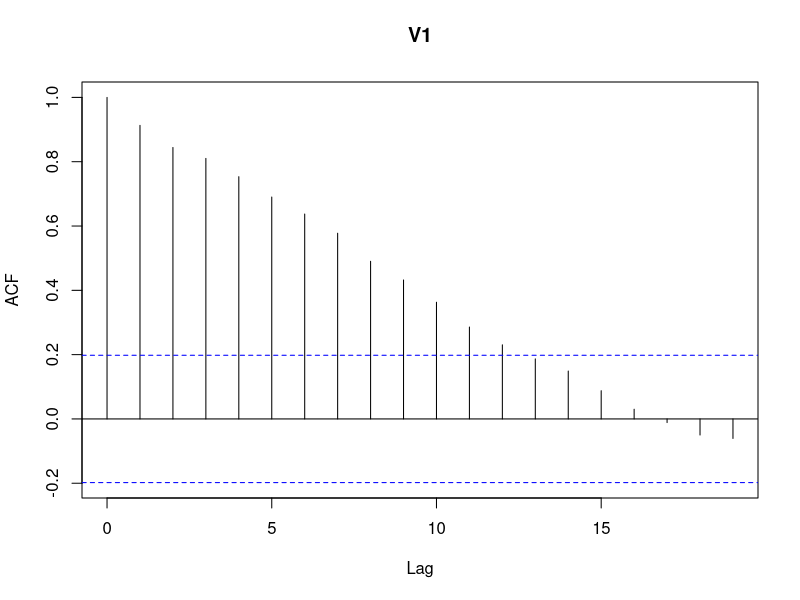

Write the R code that produced this figure. (Note: a time limit stopped this script after it produced the figure.)
## ---- chunk 1
knitr::opts_knit$set(root.dir = 'C:/Users/neide/OneDrive/Documents/TimeSeriesR/Data')
## ---- chunk 2
pop <- read.table("USpop.dat")
pop <- ts(pop, start = 1901)
pop.diff <- diff(pop)*10^(-6)
acf(pop.diff)
## ---- chunk 3
n <- length(pop.diff)
kappa.hat <- pacf(pop.diff,lag=n-1,plot=FALSE)$acf[,,1]
pop.ar1 <- kappa.hat[1]
pop.resids <- pop.diff[2:n] - pop.ar1*pop.diff[1:(n-1)]
pop.resids <- pop.resids - mean(pop.resids)
pop.edf <- sort(pop.resids)

monte.roots <- NULL
Monte <- 100000
for(i in 1:Monte)
{
	monte.resids <- sample(pop.edf,size=n,replace=TRUE)
	init.value <- sample(pop.diff,size=1)
	monte.sample <- filter(monte.resids,pop.ar1,method="recursive",init=init.value)
	monte.root <- pacf(monte.sample,lag=n-1,plot=FALSE)$acf[,,1][1] - pop.ar1
	monte.roots <- c(monte.roots,monte.root)
}
# hist(monte.roots)
interval <- c(sort(monte.roots)[floor(.025*Monte)],sort(monte.roots)[floor(.975*Monte)])
## ---- chunk 4
plot(sort(monte.roots),seq(1,Monte)/Monte,type="l",xlab="x",ylab="",lwd=2)
